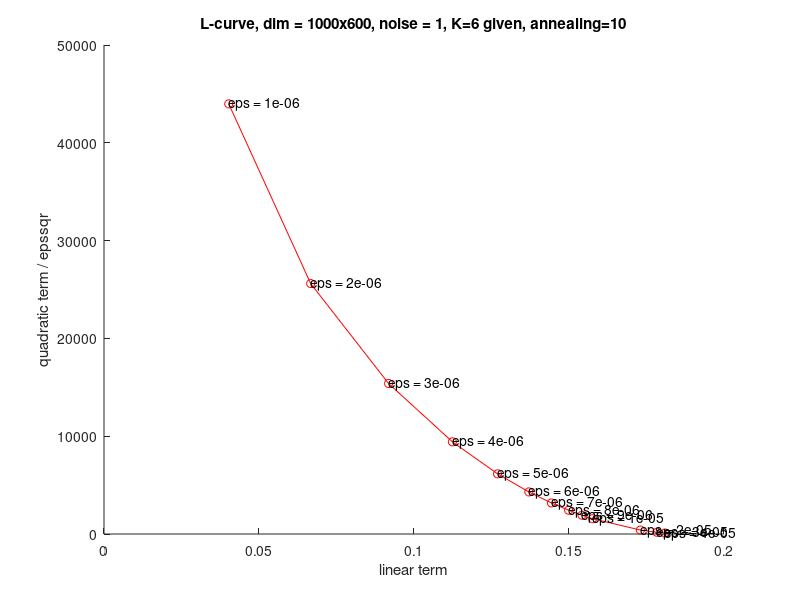

This figure's MATLAB source:
% proceed "shortinfo.txt" file and plot L-curve
%
% Lukas Pospisil, USI, Lugano 2016
%

clear all

addpath('common')

M = csvread('data/image_usi/shortinfo_final2.txt',1,1);

K = 6;
annealing = 10;
%width = 250;height = 150;
%width = 500;height = 300;
width = 1000;height = 600;

noise_find = 10;
noise_print = 1.0;

myidx_unsorted = find(M(:,1)==width & M(:,2)==height & M(:,3)==noise_find & M(:,5) == K);
[~,sortidx] = sort(M(myidx_unsorted,4));
myidx = myidx_unsorted(sortidx);

epssqr = M(myidx,4);
lin_final = M(myidx,27);
qua_final = M(myidx,28);


%lin_final2 = log(lin_final)/log(10);
%qua_final2 = log(qua_final./epssqr)/log(10);

lin_final2 = lin_final;
qua_final2 = qua_final./epssqr;

lcurvefig = figure;
hold on

%xlabel('log(linear term)')
xlabel('linear term')
ylabel('quadratic term / epssqr')

title(['L-curve, dim = ' num2str(width) 'x' num2str(height) ', noise = ' num2str(noise_print) ', K=' num2str(K) ' given, annealing=' num2str(annealing)])

plot(lin_final2, qua_final2, 'ro')
plot(lin_final2, qua_final2, 'r')

for i=1:length(epssqr)
   text(lin_final2(i),qua_final2(i),['eps = ' num2str(epssqr(i))]) 
end

hold off


